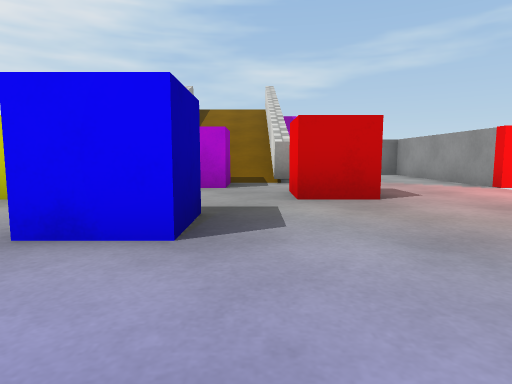
view 1 (above)

12 first-person views from a walk through a scene from a Unity 3-D project. The camera is 0.51 m above the floor, tilts 6° down and sees 75° across. The floor is counted in squares, 1 m on a side. Each view is taken from the middle of a square. On the plan, view 1 faces up. The plan holds only what a view shows up to about 9 squares ahead; the rest is blank. The player is left out. Surface patterns are stand-ins for the level's own textures.

view 2
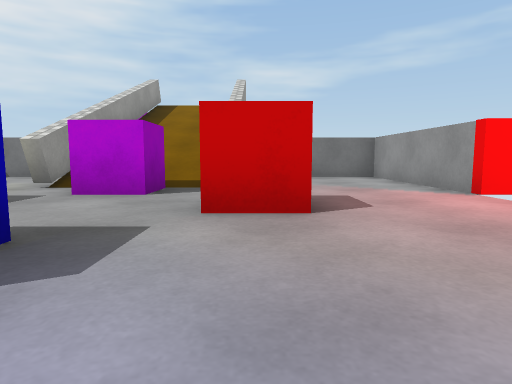

view 3
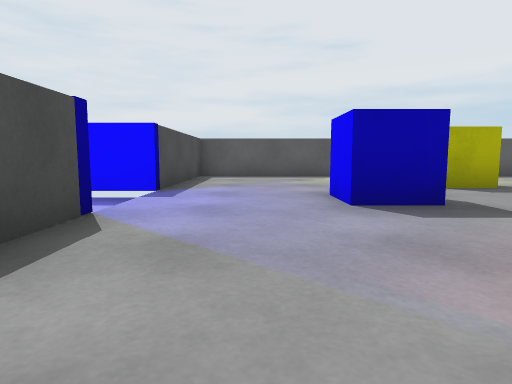

view 4
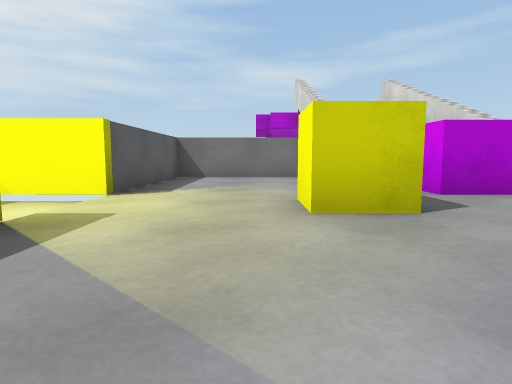

view 5
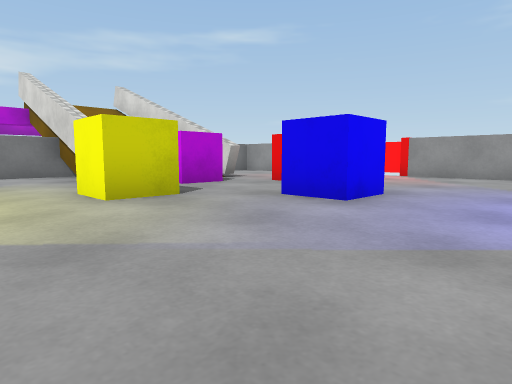

view 6
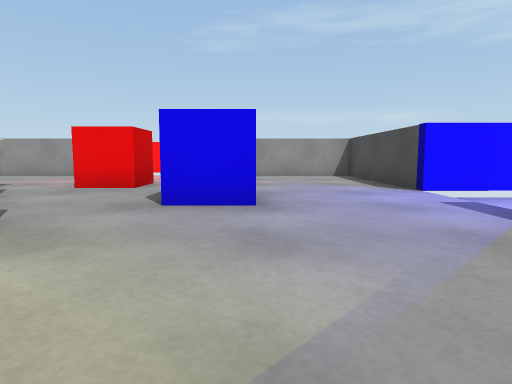

view 7
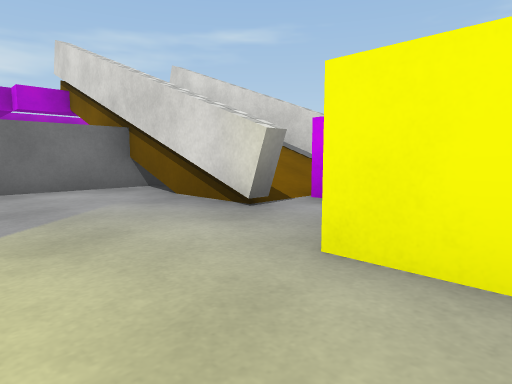

view 8
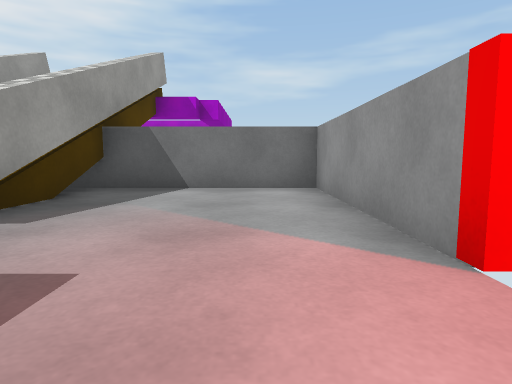

view 9
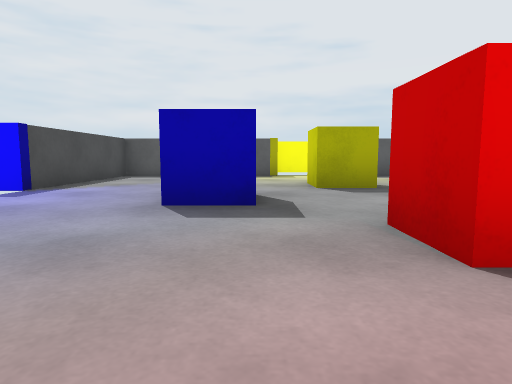

view 10
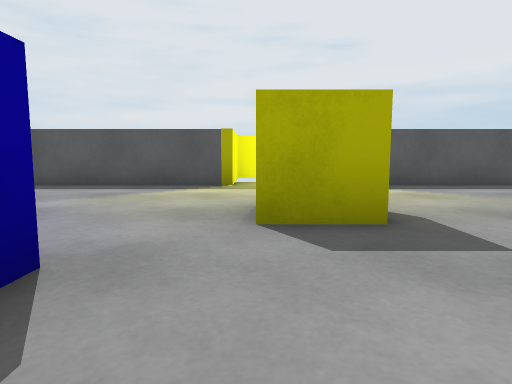

view 11
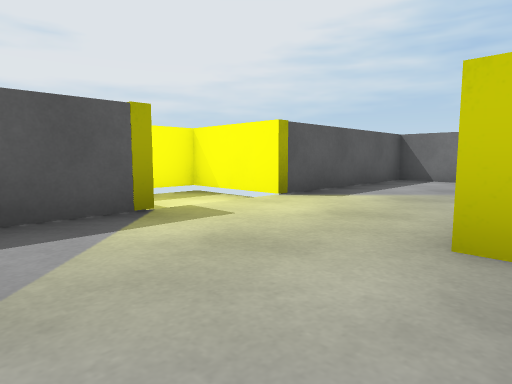

view 12
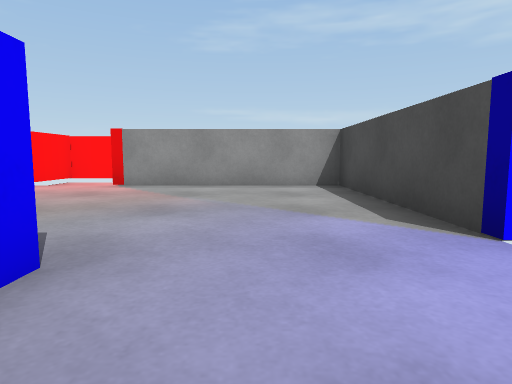

### Floor plan
Key: @ floor where view 1 was taken; # wall or solid block; . floor; / step, stairs or slope; v drop or lower ground; C purple cube; Y yellow cube; R red cube; B blue cube; O other object.
Columns run from 8 left of view 1 to 6 right of it. Each row starts with its distance up from view 1.
 13     vvv  vv
 12      #/ /#
 11      #/ /#
 10   #####//####
  9   #...#//#..#
  8   #...#//#..#
  7   #...#//#..#
  6   #...#C....#
  5 OOO..Y...R..OOO
  4 OOO..Y...R..OOO
  3   #....B....#
  2   #....B....#
  1   #.........#
  0   #.....@...#
 -1   ####O O####
 -2        OO

Where each view was taken, in squares from view 1:
view 1: 0 up, 0 right, facing up
view 2: 1 up, 1 right, facing up
view 3: 1 up, 3 right, facing left
view 4: 1 up, 4 left, facing up
view 5: 0 up, 5 left, facing up-right
view 6: 2 up, 5 left, facing right
view 7: 4 up, 5 left, facing up-right
view 8: 4 up, 3 right, facing up
view 9: 3 up, 3 right, facing left
view 10: 4 up, 0 right, facing left
view 11: 2 up, 3 left, facing up-left
view 12: 1 up, 2 left, facing right
